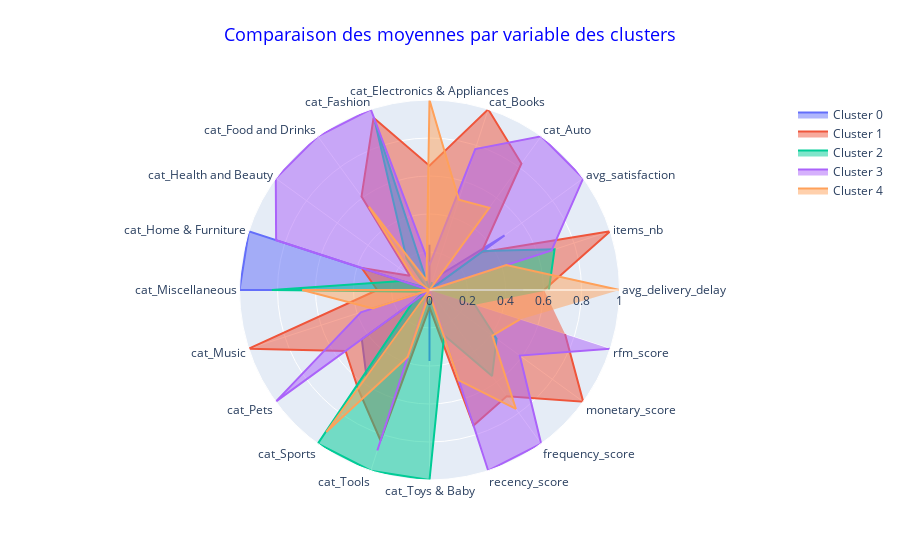

Here is the notebook cell this chart was saved with:
### Code cell
X_test = pd.DataFrame(df, index=df.index, columns=df.columns)
X_test["cluster_labels"] = labels

X_test_clusters = X_test.groupby("cluster_labels").mean()
plot_radars(data=X_test_clusters, group="cluster_labels")

### Figure 1 — Plotly figure (JSON) as saved in the notebook; plotly's stock layout.template omitted (floating-point values rounded to 4 significant figures)
{"data": [{"fill": "toself", "name": "Cluster 0", "r": [0.4936, 0, 0.4883, 0.1016, 0, 0.2379, 0, 0, 0, 1, 1, 0, 0.4404, 0.5643, 0, 0.3734, 0, 0, 0, 0], "theta": ["avg_delivery_delay", "items_nb", "avg_satisfaction", "cat_Auto", "cat_Books", "cat_Electronics & Appliances", "cat_Fashion", "cat_Food and Drinks", "cat_Health and Beauty", "cat_Home & Furniture", "cat_Miscellaneous", "cat_Music", "cat_Pets", "cat_Sports", "cat_Tools", "cat_Toys & Baby", "recency_score", "frequency_score", "monetary_score", "rfm_score"], "type": "scatterpolar"}, {"fill": "toself", "name": "Cluster 1", "r": [0.6027, 1, 0.338, 0.8231, 1, 0.6545, 0.9529, 0.6086, 0.128, 0.3752, 0.2746, 1, 0.5457, 0.6409, 0.833, 0.09112, 0.75, 0.691, 1, 0.7501], "theta": ["avg_delivery_delay", "items_nb", "avg_satisfaction", "cat_Auto", "cat_Books", "cat_Electronics & Appliances", "cat_Fashion", "cat_Food and Drinks", "cat_Health and Beauty", "cat_Home & Furniture", "cat_Miscellaneous", "cat_Music", "cat_Pets", "cat_Sports", "cat_Tools", "cat_Toys & Baby", "recency_score", "frequency_score", "monetary_score", "rfm_score"], "type": "scatterpolar"}, {"fill": "toself", "name": "Cluster 2", "r": [0.6281, 0.6922, 0.3496, 0, 0.04334, 0, 0.9277, 0.205, 0.0182, 0.1531, 0.8302, 0.02947, 0.1103, 1, 1, 1, 0.25, 0.5602, 0.4365, 0.2504], "theta": ["avg_delivery_delay", "items_nb", "avg_satisfaction", "cat_Auto", "cat_Books", "cat_Electronics & Appliances", "cat_Fashion", "cat_Food and Drinks", "cat_Health and Beauty", "cat_Home & Furniture", "cat_Miscellaneous", "cat_Music", "cat_Pets", "cat_Sports", "cat_Tools", "cat_Toys & Baby", "recency_score", "frequency_score", "monetary_score", "rfm_score"], "type": "scatterpolar"}, {"fill": "toself", "name": "Cluster 3", "r": [0, 0.6755, 1, 1, 0.7796, 0.131, 1, 1, 1.0, 0.8488, 0, 0.3798, 1, 0, 0.8885, 0, 1, 1, 0.5872, 1], "theta": ["avg_delivery_delay", "items_nb", "avg_satisfaction", "cat_Auto", "cat_Books", "cat_Electronics & Appliances", "cat_Fashion", "cat_Food and Drinks", "cat_Health and Beauty", "cat_Home & Furniture", "cat_Miscellaneous", "cat_Music", "cat_Pets", "cat_Sports", "cat_Tools", "cat_Toys & Baby", "recency_score", "frequency_score", "monetary_score", "rfm_score"], "type": "scatterpolar"}, {"fill": "toself", "name": "Cluster 4", "r": [1, 0.4253, 0, 0.5352, 0.4998, 1, 0.05146, 0.5425, 0.09982, 0, 0.67, 0.3139, 0, 0.9239, 0.3687, 0.02109, 0.5, 0.774, 0.4091, 0.5003], "theta": ["avg_delivery_delay", "items_nb", "avg_satisfaction", "cat_Auto", "cat_Books", "cat_Electronics & Appliances", "cat_Fashion", "cat_Food and Drinks", "cat_Health and Beauty", "cat_Home & Furniture", "cat_Miscellaneous", "cat_Music", "cat_Pets", "cat_Sports", "cat_Tools", "cat_Toys & Baby", "recency_score", "frequency_score", "monetary_score", "rfm_score"], "type": "scatterpolar"}], "layout": {"polar": {"radialaxis": {"range": [0, 1], "visible": true}}, "showlegend": true, "title": {"font": {"color": "blue", "size": 18}, "text": "Comparaison des moyennes par variable des clusters", "x": 0.5, "xanchor": "center", "y": 0.95, "yanchor": "top"}}}
